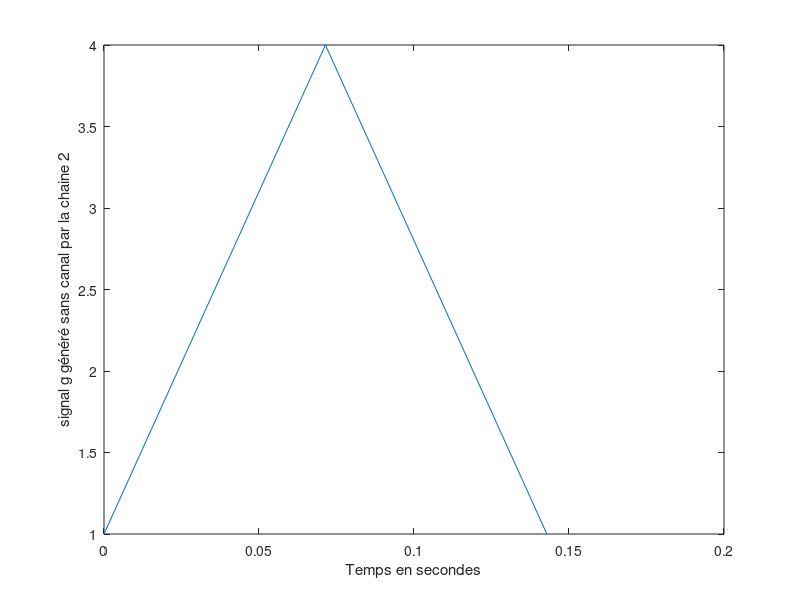

Reproduce this figure in MATLAB. (Note: this script raises an error after producing the figure.)
% Parametres de la chaine 2
close all
Fe = 24000; %Fréquence d'échantillonage
Te = 1/Fe; %Période d'échantillonage
Rb = 6000; %Débit du signal
M = 2;     %Nombre de symbole
Tb = 1 / Rb;
Rs = Rb / log2(M);
Ns = Fe/Rs; %Nombre de points pour représenter un bit
Ts = Ns*Te; %Période du signal
Fs = 1/Ts; %Fréquence des bits du signal
N_bits = 1000;
Bits = randi([0,1],N_bits,1);
symbol= (2*bi2de(reshape(Bits,2,length(Bits)/2).')-3).';
symbol = reshape(symbol,length(symbol),1);
dirac=zeros(Ns*N_bits/2,1);
dirac(1:Ns:end,1) = symbol;

h=ones(1,Ns);

x=filter(h,1,dirac);


Duree = length(Bits)/Rs; %Duree en secondes du signal
Ne = Ns*length(Bits); %Nombre de points échantillonés
Temps = 0:Duree/(Ne):Duree-1/Ne; %Echelle temporelle en secondes

%Sans canal de propagation 

hc = 0*h;
hc(1) = 1;
hr = h;

g = conv(h,hr);
N = length(g);
figure;
plot(0:Duree/N:Duree-Duree/N,g);
xlabel('Temps en secondes');
ylabel('signal g généré sans canal par la chaine 2');

% Ajout de bruit 
vecteur_db_Eb_N0 = 0:8/100:8;
vecteur_Teb_r = zeros(1,101);
P_x = mean(abs(x).^2);
random  = randn(length(x),1);
figure;
for i = 1:101
    
    Sigma_carre = P_x * Ns /(2 * log2(M) * 10^(vecteur_db_Eb_N0_ref(i)/10));
    bruit = sqrt(Sigma_carre) * random;
    
    x_bruite = x + bruit;
    
    z = filter(hr,1,x_bruite);
    
    %plot(reshape(z,Ns,length(z)/Ns));
    xlabel('Temps en secondes');
    ylabel('Diagramme de loeil sans canal de la chaine 2 ');

    n0 = Ns;
    
    z_hantillonne = z(n0:Ns:end);
    symboles = 0*z_hantillonne+1;
    symboles(z_hantillonne<=(-2*g(n0))) = -3;
    symboles(symboles ~=-3 & z_hantillonne<=0) = -1;
    symboles((2*g(n0))<z_hantillonne) = 3;
    symboles = reshape(de2bi((symboles+ 3)/2).',length(Bits),1);
    
    difference = (symboles ~= Bits);
    vecteur_Teb_r(i) = sum(difference)/length(difference);
end 
% Comparaison entre le Taux  d’erreur  binaire TEB simulé de la chaine 2 et Taux  d’erreur  binaire TEB simulé pour la chaine de référence
figure

semilogy(vecteur_db_Eb_N0,vecteur_Teb_r);
xlabel('Rapport  signal à  bruit  Eb/N0 en db');
ylabel('Taux  d’erreur binaire TEB');
hold on 
semilogy(vecteur_db_Eb_N0_ref,vecteur_Teb_r_ref);
legend('Taux  d’erreur  binaire TEB simulé pour la chaine 2','Taux  d’erreur  binaire TEB simulé pour la chaine de référence');
title('Comparaison entre le Taux  d’erreur  binaire TEB simulé de la chaine 2 et Taux  d’erreur  binaire TEB simulé pour la chaine de référence');

%Comparaison entre Taux  d’erreur  symbole TES simulé et théorique pour la chaine 2
figure

semilogy(vecteur_db_Eb_N0,vecteur_Teb_r*log2(M));
xlabel('Rapport  signal à  bruit  Eb/N0 en db pour la chaine 2');
ylabel('Taux  d’erreur  symbole TES pour la chaine 2');
hold on

vecteur_Tes = 3/2*qfunc(sqrt(4/5*vecteur_db_Eb_N0));

semilogy(vecteur_db_Eb_N0,vecteur_Tes);

legend('Taux  d’erreur  symbole TES simulé pour la chaine 2','Taux  d’erreur  symbole TES théorique pour la chaine 2');
title('Comparaison entre Taux  d’erreur  symbole TES simulé et théorique pour la chaine 2');

%Comparaison entre Taux  d’erreur  binaire TEB simulé et théorique pour la chaine 2
figure

semilogy(vecteur_db_Eb_N0,vecteur_Teb_r);
xlabel('Rapport  signal à  bruit  Eb/N0 en db pour la chaine 2');
ylabel('Taux  d’erreur  binaire TEB pour la chaine 2');
hold on

vecteur_Teb_r = 3/4*qfunc(sqrt(4/5*vecteur_db_Eb_N0));
 
semilogy(vecteur_db_Eb_N0,vecteur_Teb_r);

legend('Taux  d’erreur  binaire TEB simulé pour la chaine 2','Taux  d’erreur  binaire TEB théorique pour la chaine 2');
title('Comparaison entre Taux  d’erreur  binaire TEB simulé et théorique pour la chaine 2');
